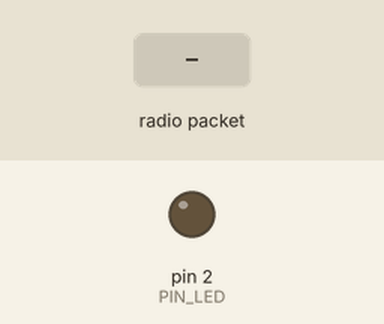
This sketch was run on a simulated Arduino Uno, built with avr-gcc and run on an emulated ATmega328P. On the bench: output pins drawn as LEDs (lit = HIGH). Dashed ring = blinking. Inputs (shaded band) come from the test bench. No radio packets arrive unless stated.

Above: at 1.2 s.
1.3 s: radio packet "3" arrives
At 1.37 s:
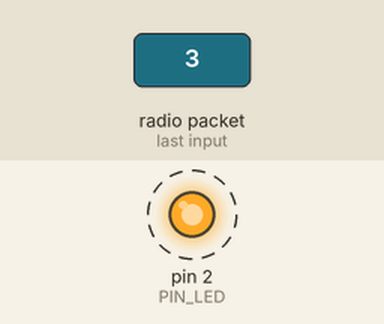
4.3 s: radio packet "1" arrives
At 5.0 s:
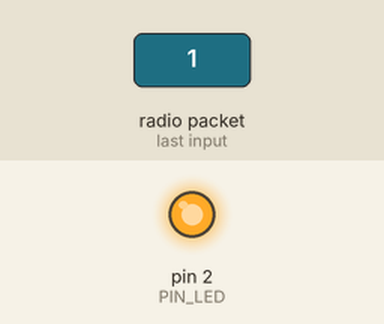
5.8 s: radio packet "2" arrives
At 6.3 s:
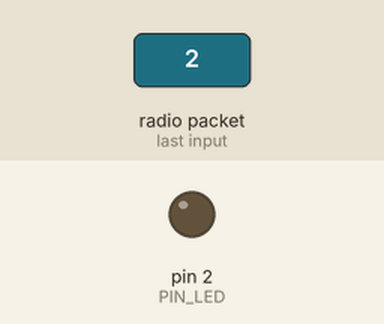
Timing chart, 0 to 8.8 s (numbered marks = the images above; inputs shaded):
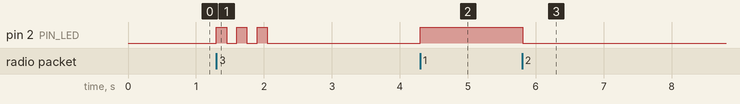

Measured:
- after the input at 1.3 s, pin 2 (PIN_LED): alternates HIGH for 0.15 s and LOW for 0.15 s, 6 changes in all, then stays LOW, starting at once
- after the input at 4.3 s, pin 2 (PIN_LED): LOW → HIGH at once
- after the input at 5.8 s, pin 2 (PIN_LED): HIGH → LOW at once

The sketch:

Receptor_switch.ino
```cpp
/*
CÓDIGO PARA EL RECEPTOR/CLIENTE:
Descripcion proyecto:

Sistema capaz de recibir el caracter numérico escrito mediante el Monitor Serial
desde el transmisor/servidor.

Fecha:			15/07/2014
*/


// Librerías:
#include <VirtualWire.h>

// Variables globales:
char cad[100];
int pos = 0;
int vTimerDelay = 150;

// Declaraciones
#define PIN_LED 2

void setup()
{
    pinMode(PIN_LED, OUTPUT);
    digitalWrite(PIN_LED, LOW);

    vw_set_rx_pin(3);
    vw_setup(2000);       // Se indica los bits por segundo (baudios) para la comunicacion.
    vw_rx_start();        // Se inicia la recepción.
}

void loop()
{
    byte buf[VW_MAX_MESSAGE_LEN];        // Se crea una array de tipo byte de 30 componentes (Es el valor que tiene la constante VW_MAX_MESSAGE_LEN en la libreria)
    byte buflen = VW_MAX_MESSAGE_LEN;    // Se indica que por defecto el tamaño sera de hasta 30 caracteres.

    // Si se recibe un mensaje desde el Arduino emisor, la función vw_get_message devolverá por valor un true y por referencia el mensaje y si tamaño.
    if( vw_get_message(buf, &buflen) )
    {
      switch(buf[0])
      {
        case '1':
          digitalWrite(PIN_LED, HIGH);
          //delay(vTimerDelay);
          //digitalWrite(PIN_LED, LOW);
        break;

        case '2':
          //digitalWrite(PIN_LED, HIGH);
          //delay(vTimerDelay);
          //digitalWrite(PIN_LED, LOW);
          //delay(vTimerDelay);
          //digitalWrite(PIN_LED, HIGH);
          //delay(vTimerDelay);
          digitalWrite(PIN_LED, LOW);
        break;

        case '3':
          digitalWrite(PIN_LED, HIGH);
          delay(vTimerDelay);
          digitalWrite(PIN_LED, LOW);
          delay(vTimerDelay);
          digitalWrite(PIN_LED, HIGH);
          delay(vTimerDelay);
          digitalWrite(PIN_LED, LOW);
          delay(vTimerDelay);
          digitalWrite(PIN_LED, HIGH);
          delay(vTimerDelay);
          digitalWrite(PIN_LED, LOW);
        break;
      }
    vw_wait_rx();
    }
}
```
